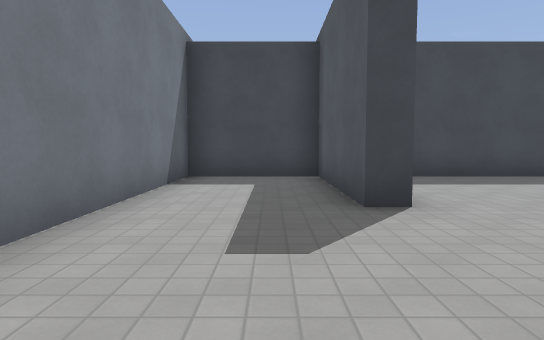
View 1 (above)

21 first-person views from a walk through a level from a Godot 3-D game. The camera is 1.3 m above the floor, tilts 4° down and sees 75° across. The floor is counted in squares, 2 m on a side. Each view is taken from the middle of a square. On the plan, view 1 faces up. The plan holds only what a view shows up to about 10 squares ahead; the rest is blank. The place goes on beyond the plan. Surface patterns are stand-ins for the level's own textures.

View 2
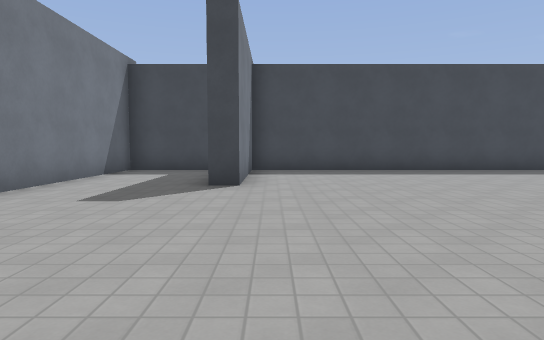

View 3
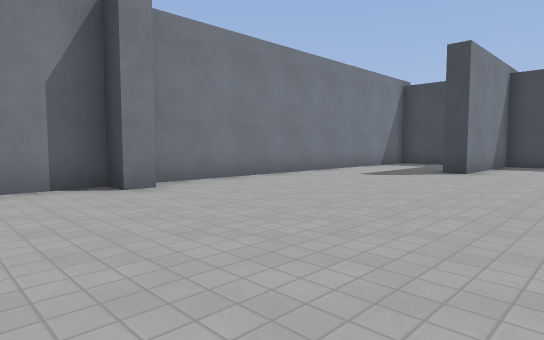

View 4
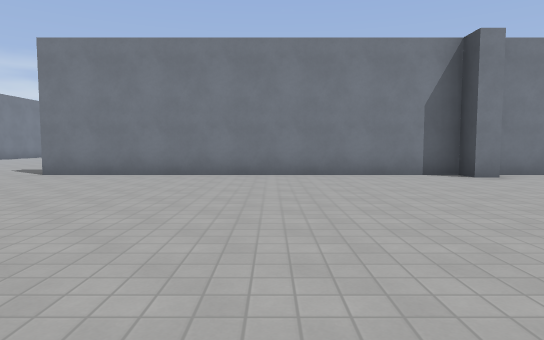

View 5
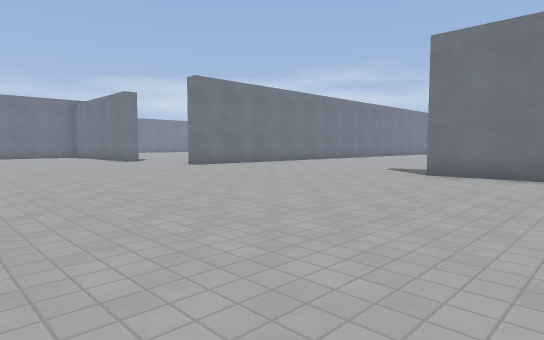

View 6
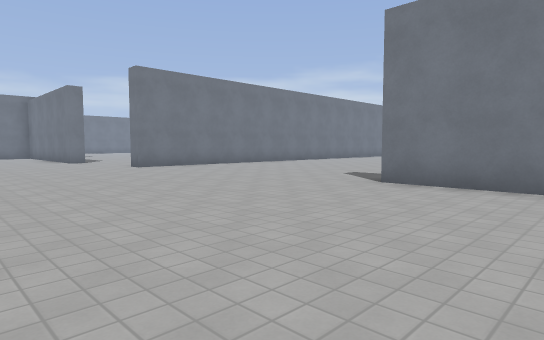

View 7
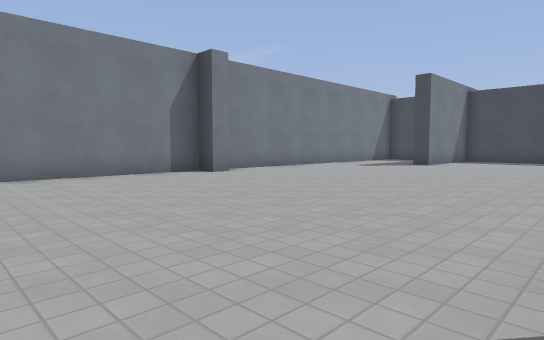

View 8
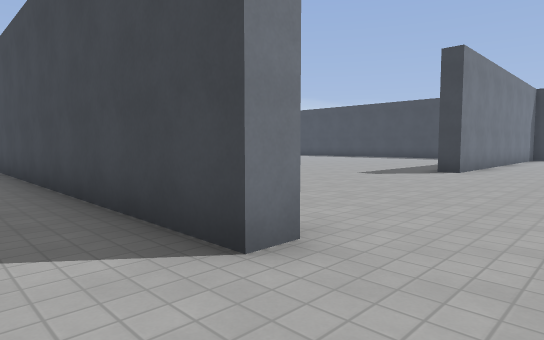

View 9
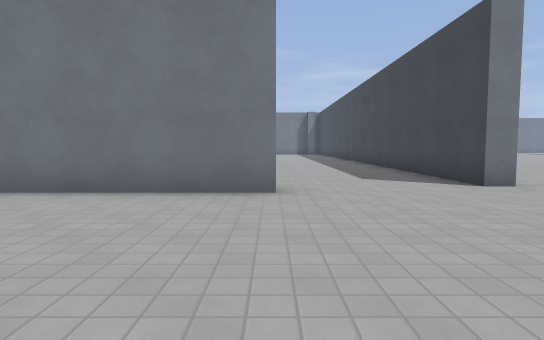

View 10
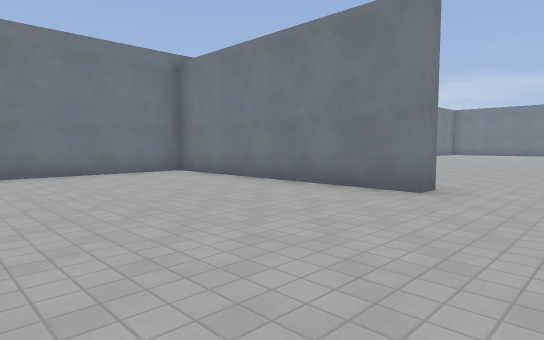

View 11
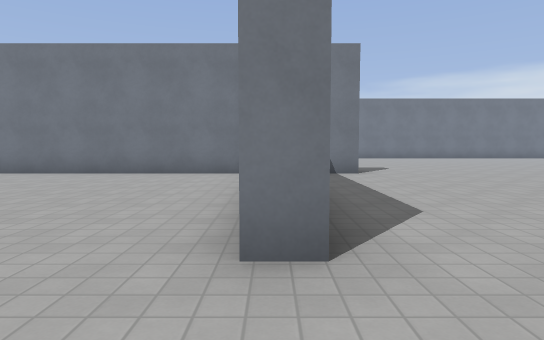

View 12
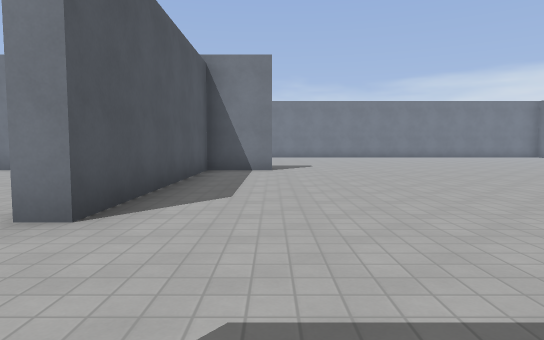

View 13
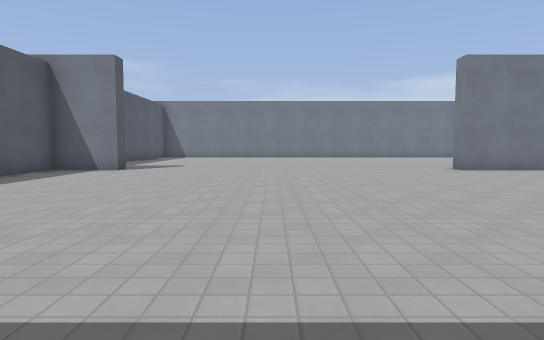

View 14
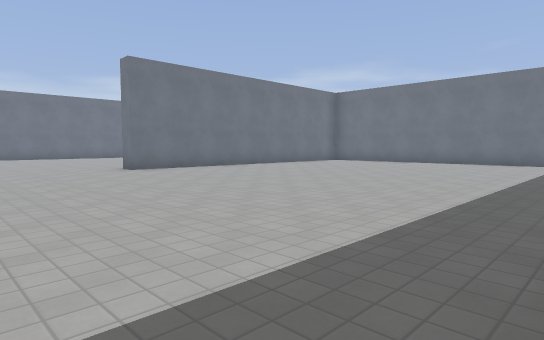

View 15
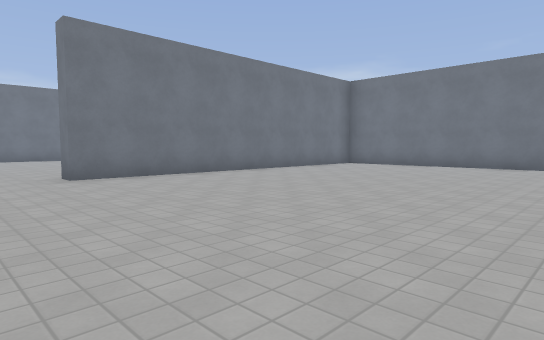

View 16
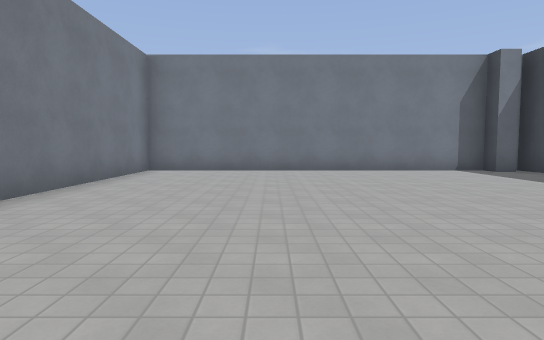

View 17
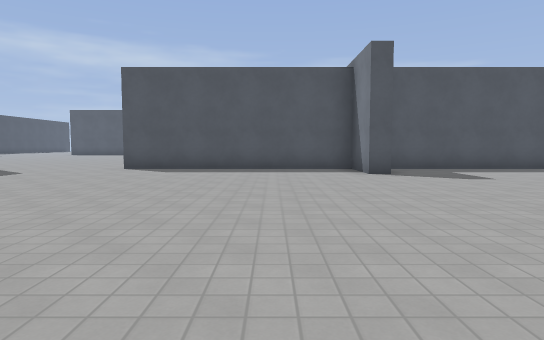

View 18
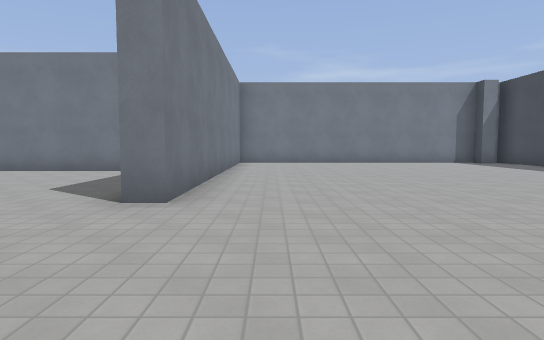

View 19
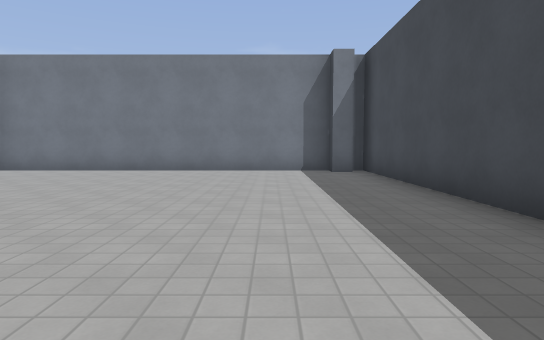

View 20
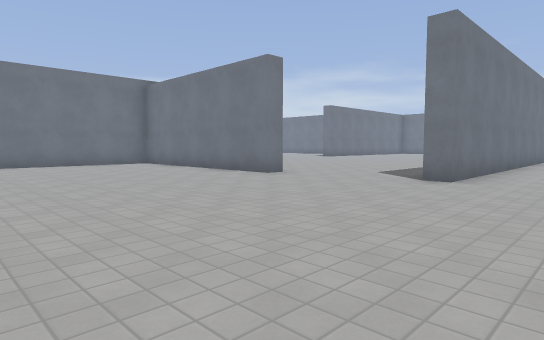

View 21
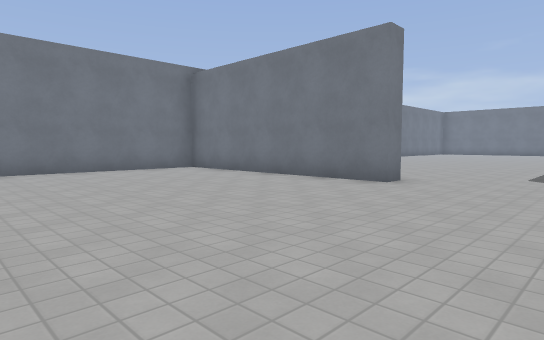

### Floor plan
Points are (right, up) in squares from view 1. A wall is a line through its corners. A room is listed if a view was taken in it or the views show most of it. See-through windows are left out.
Room 1 (views 1, 2, 3, 4, 5, 6, 7, 8, 9, 10, 20, 21)
walls: (-6.1, -19.1) (-0.6, -19.1) (-0.6, -19.6); (-1.1, -2.4) (-1.1, -2.9) (-1.7, -2.9) (-1.7, -12) (-2.2, -12); (0.2, -22.9) (0.2, -29.2) (6.4, -29.2); (1.5, 7) (1.5, 3.7) (1, 3.7) (1, 7.4) (-1.7, 7.4) (-1.7, -2.1); (6.5, 7.4) (1.4, 7.4)
ways out: opening at (0.7, -21) to room 2
Room 2 (views 11, 12, 13, 14, 15, 16, 17, 18, 19)
walls: (-2, -29.8) (-2, -29.2) (-0.3, -29.2) (-0.3, -22.9) (0.2, -22.9); (-14, -19.6) (-20.3, -19.6); (-16, -31.8) (-16, -32.5); (-0.6, -19.6) (-9.4, -19.6); (-0.3, -32.5) (-0.3, -30.2); (-19.6, -20) (-19.6, -20.5); (-20.2, -20.5) (-20.2, -29.2) (-11, -29.2) (-11, -29.8)
ways out: opening at (0.7, -21) to room 1

Positions as (right, up) in squares from view 1, and headings:
1: (0, 0), facing up
2: (2, -2), facing up
3: (4, -5), facing up-left
4: (6, -7), facing left
5: (6, -9), facing down-left
6: (4, -9), facing down-left
7: (6, -8), facing up-left
8: (1, -21), facing up-left
9: (5, -23), facing left
10: (5, -21), facing down-left
11: (0, -21), facing down
12: (-2, -20), facing down
13: (-6, -20), facing down
14: (-7, -20), facing down-left
15: (-9, -22), facing down-left
16: (-11, -26), facing left
17: (-10, -27), facing right
18: (-7, -28), facing left
19: (-11, -22), facing left
20: (6, -17), facing down-left
21: (6, -20), facing down-left
